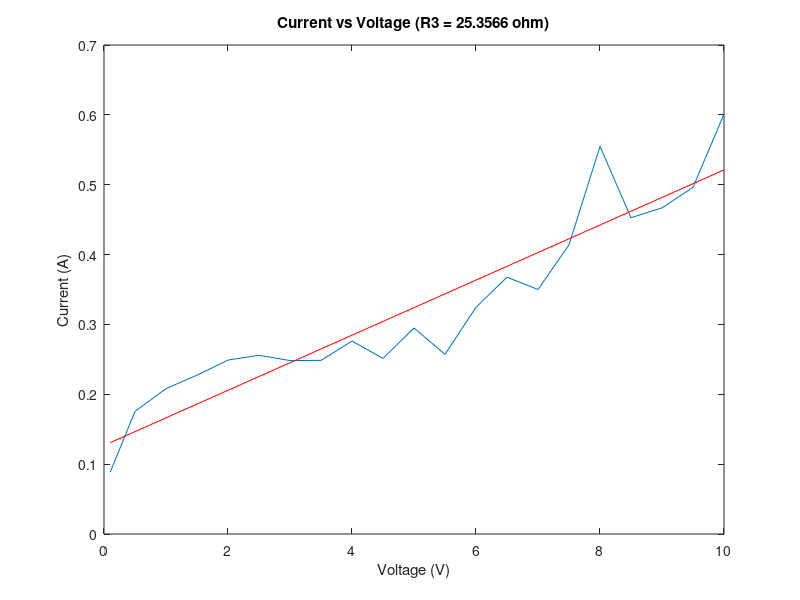

The MATLAB script that drew this image:
clear;
close all;
clc;
%================================
%-------- Question 1 & 2 --------
%================================
load('Carr.mat');%current array from modified A3 simulation sweep
load('Varr.mat');%voltage array from modified A3 simulation sweep

%lets get ourselves a fit to the data
P = polyfit(voltageArr, avgCurrArr, 1); %this gives us mx+b where m = P(1), b = P(2)
fittedLine = P(1)*voltageArr+P(2); %fitted line that we can plot
R3 = 1/P(1);

%Plot the current over voltage
figure(11);
plot(voltageArr,avgCurrArr);
hold on;
plot(voltageArr,fittedLine,'r');
title(['Current vs Voltage (R3 = ', num2str(R3), ' ohm)']);
xlabel('Voltage (V)');
ylabel('Current (A)');

%================================
%-------- Question 3 & 4 --------
%================================
%See edited MNPA.m for Q3 & Q4